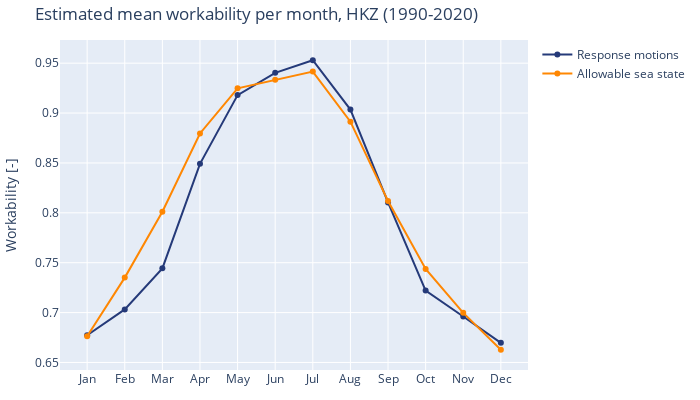

The code cell stored with this chart in its notebook:
### Code cell
fig = go.Figure()

fig.add_trace(
    go.Scatter(
        x=["Jan", "Feb", "Mar", "Apr", "May", "Jun", "Jul", "Aug", "Sep", "Oct", "Nov", "Dec"],
        y=df.groupby("Month")["WorkabilityRAO"].mean(),
        name="Response motions",
        line=dict(color="#253a79")
    )
)

fig.add_trace(
    go.Scatter(
        x=["Jan", "Feb", "Mar", "Apr", "May", "Jun", "Jul", "Aug", "Sep", "Oct", "Nov", "Dec"],
        y=df.groupby("Month")["WorkabilitySea"].mean(),
        name="Allowable sea state",
        line=dict(color="#ff8702")
    )
)

fig.update_layout(
    width=700,
    height=400,
    title="Estimated mean workability per month, HKZ (1990-2020)",
    yaxis=dict(title="Workability [-]"),
    margin=dict(
        t=40,
        b=30,
        r=10,
        l=10
    )
)

### Figure 1 — Plotly figure (JSON) as saved in the notebook; plotly's stock layout.template omitted (floating-point values rounded to 4 significant figures)
{"data": [{"line": {"color": "#253a79"}, "name": "Response motions", "type": "scatter", "x": ["Jan", "Feb", "Mar", "Apr", "May", "Jun", "Jul", "Aug", "Sep", "Oct", "Nov", "Dec"], "y": [0.6773, 0.7032, 0.7443, 0.8491, 0.918, 0.9403, 0.9529, 0.9035, 0.8105, 0.722, 0.6961, 0.6697]}, {"line": {"color": "#ff8702"}, "name": "Allowable sea state", "type": "scatter", "x": ["Jan", "Feb", "Mar", "Apr", "May", "Jun", "Jul", "Aug", "Sep", "Oct", "Nov", "Dec"], "y": [0.6763, 0.735, 0.8011, 0.8796, 0.9248, 0.9335, 0.9416, 0.8914, 0.8118, 0.7438, 0.6997, 0.6627]}], "layout": {"height": 400, "margin": {"b": 30, "l": 10, "r": 10, "t": 40}, "title": {"text": "Estimated mean workability per month, HKZ (1990-2020)"}, "width": 700, "yaxis": {"title": {"text": "Workability [-]"}}}}
